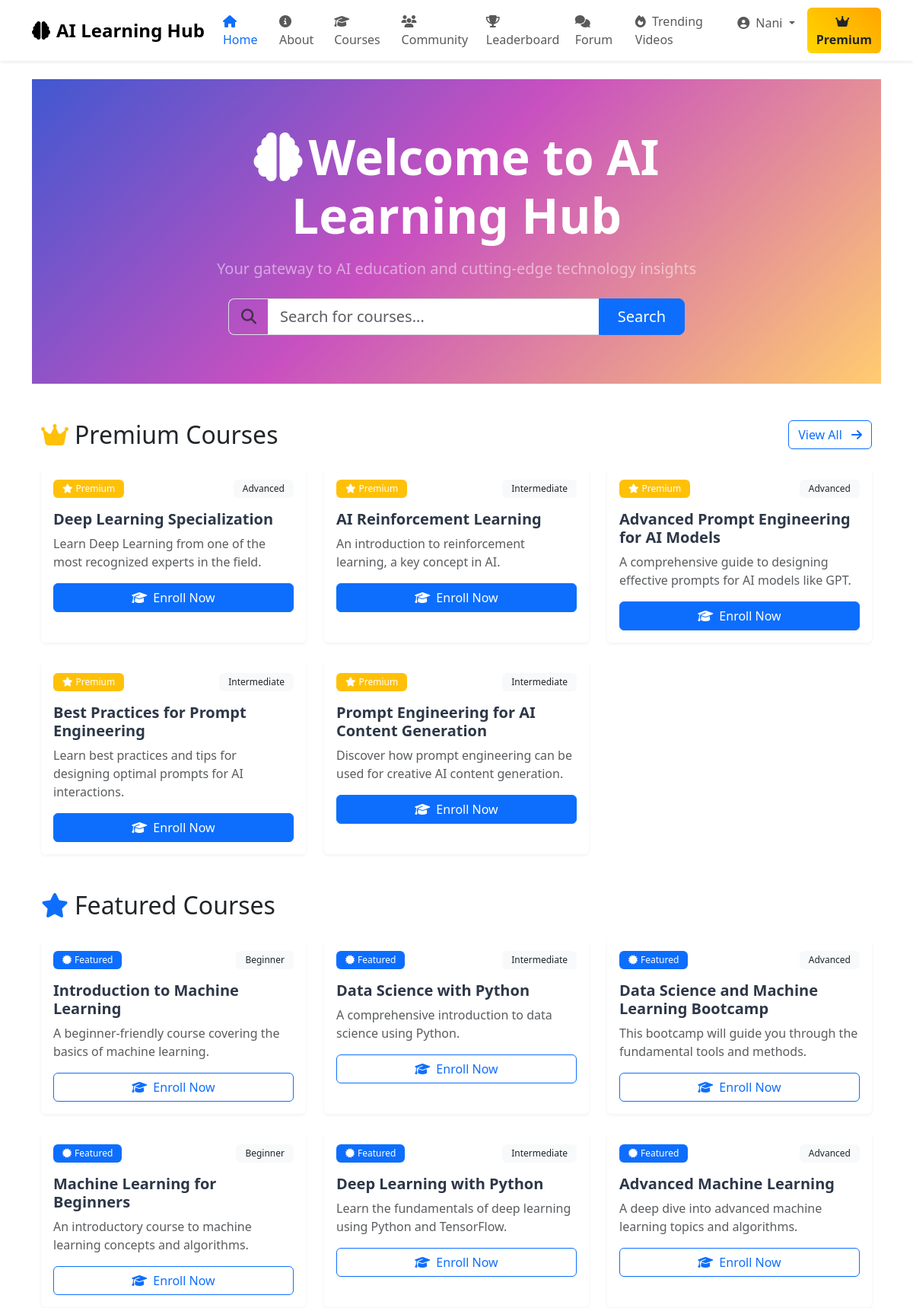
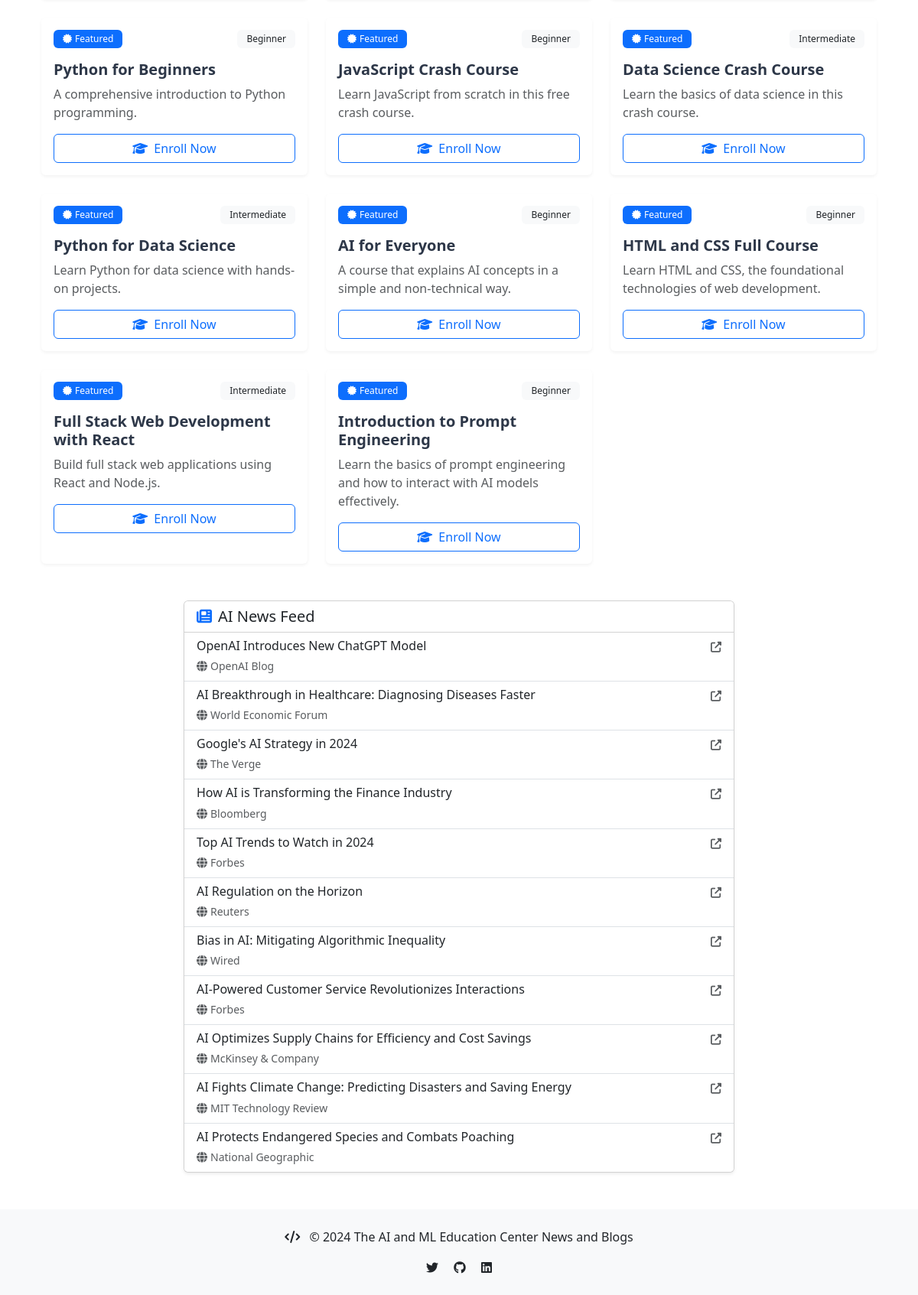
The page / (signed in) on the database its author committed (2 pictures, top to bottom).
### apps/models.py (models this page shows, shortened)
class Course(models.Model):
    title = models.CharField(max_length=200)
    description = models.TextField()
    video_url = models.URLField()
    difficulty = models.CharField(max_length=20, choices=[
        ('beginner', 'Beginner'),
        ('intermediate', 'Intermediate'),
        ('advanced', 'Advanced')
    ])
    is_premium = models.BooleanField(default=False)
    category = models.ForeignKey(Category, on_delete=models.CASCADE)
    slug = models.SlugField(null=True, blank=True)
    interests = models.ManyToManyField(
        Interest, related_name='courses', blank=True)  # New field

### apps/views.py (the view)
# urls.py: 2. Add a URL to urlpatterns:  path('', views.home, name='home')
@login_required
def home(request):
    courses = Course.objects.all()
    articles = Article.objects.all()[:5]
    premium_courses = courses.filter(is_premium=True)
    regular_courses = courses.filter(is_premium=False)
    news_feed = [
        {
            "title": "OpenAI Introduces New ChatGPT Model",
            "url": "https://openai.com/blog/introducing-chatgpt-4/",
            "source": "OpenAI Blog"
        },
        {
            "title": "AI Breakthrough in Healthcare: Diagnosing Diseases Faster",
            "url": "https://www.weforum.org/agenda/2024/09/how-ai-is-improving-diagnostics-and-health-outcomes-transforming-healthcare",
            "source": "World Economic Forum"  # Updated source based on real article
        },
        {
            "title": "Google's AI Strategy in 2024",
            "url": "https://www.theverge.com/2024/8/12/22073124/google-ai-strategy-deepmind-lamda",
            "source": "The Verge"
        },
        {
            "title": "How AI is Transforming the Finance Industry",
            "url": "https://www.bloomberg.com/news/articles/2024-09-26/how-ai-is-reshaping-finance",
            "source": "Bloomberg"
        },
        {
            "title": "Top AI Trends to Watch in 2024",
            "url": "https://www.forbes.com/sites/bernardmarr/2024/01/10/top-10-artificial-intelligence-trends-to-watch-in-2024/",
            "source": "Forbes"
        },
        {
            "title": "AI Regulation on the Horizon",
            "url": "https://www.reuters.com/technology/governments-race-regulate-ai-tools-2023-10-13/",
            "source": "Reuters"
        },
        {
            "title": "Bias in AI: Mitigating Algorithmic Inequality",
            "url": "https://www.wired.com/story/recruiters-ai-application-overload/",
            "source": "Wired"
        },
        {
            "title": "AI-Powered Customer Service Revolutionizes Interactions",
            "url": "https://www.forbes.com/sites/sunilrajaraman/2024/06/18/ai-driven-customer-service-is-gaining-steam/",
            "source": "Forbes"
        },
        {
            "title": "AI Optimizes Supply Chains for Efficiency and Cost Savings",
            "url": "https://www.mckinsey.com/industries/metals-and-mining/our-insights/succeeding-in-the-ai-supply-chain-revolution",
            "source": "McKinsey & Company"
        },
        {
            "title": "AI Fights Climate Change: Predicting Disasters and Saving Energy",
            "url": "https://www.technologyreview.com/topic/climate-change/",
            "source": "MIT Technology Review"
        },
        {
            "title": "AI Protects Endangered Species and Combats Poaching",
            "url": "https://www.nationalgeographic.com/animals/article/artificial-intelligence-counts-wild-animals",
            "source": "National Geographic"
        }
    ]
    context = {
        'courses': courses,
        'premium_courses': premium_courses,
        'regular_courses': regular_courses,
        'articles': articles,
        'news_feed': news_feed
    }
    return render(request, 'index.html', context)

### apps/models.py (called while the page is built)
    def has_premium_access(self):
        return self.subscription_status

### apps/templates/index.html (shortened to what this page needs)
{% extends 'base.html' %}
{% block content %}
<div class="hero-section position-relative overflow-hidden py-5 mb-5">
    <div class="container position-relative z-index-1">
        <div class="row align-items-center">
            <div class="col-lg-8 mx-auto text-center">
                <h1 class="display-3 fw-bold text-white mb-3">
                    <i class="fas fa-brain me-2"></i>Welcome to AI Learning Hub
                </h1>
                <p class="lead text-white-50 mb-4">Your gateway to AI education and cutting-edge technology insights</p>
                <form method="GET" action="{% url 'blog:course_search' %}" class="search-form">
                    <div class="input-group input-group-lg">
                        <span class="input-group-text bg-transparent border-end-0">
                            <i class="fas fa-search text-muted"></i>
                        </span>
                        <input type="text" name="q" class="form-control border-start-0"
                               placeholder="Search for courses..." required>
                        <button class="btn btn-primary px-4" type="submit">
                            Search
                        </button>
                    </div>
                </form>
            </div>
        </div>
    </div>
</div>
<div class="container mb-5">
    <div class="d-flex justify-content-between align-items-center mb-4">
        <h2 class="mb-0">
            <i class="fas fa-crown text-warning me-2"></i>Premium Courses
        </h2>
        <a href="{% url 'blog:premium_dashboard' %}" class="btn btn-outline-primary">
            View All <i class="fas fa-arrow-right ms-2"></i>
        </a>
    </div>
    <div class="row g-4">
        {% for course in premium_courses %}
        <div class="col-md-6 col-lg-4">
            <div class="card h-100 course-card">
                <div class="card-body">
                    <div class="d-flex justify-content-between mb-3">
                        <span class="badge bg-warning">
                            <i class="fas fa-star me-1"></i>Premium
                        </span>
                        <span class="badge bg-light text-dark">
                            {{ course.get_difficulty_display }}
                        </span>
                    </div>
                    <h5 class="card-title">{{ course.title }}</h5>
                    <p class="card-text text-muted">{{ course.description|truncatewords:20 }}</p>
                    <div class="mt-3">
                        <a href="{% url 'blog:course_detail' course.slug %}"
                           class="btn btn-primary w-100">
                            <i class="fas fa-graduation-cap me-2"></i>Enroll Now
                        </a>
                    </div>
                </div>
            </div>
        </div>
        {% endfor %}
    </div>
</div>
<div class="container mb-5">
    <div class="d-flex justify-content-between align-items-center mb-4">
        <h2 class="mb-0">
            <i class="fas fa-star text-primary me-2"></i>Featured Courses
        </h2>
    </div>
    <div class="row g-4">
        {% for course in regular_courses %}
        <div class="col-md-6 col-lg-4">
            <div class="card h-100 course-card">
                <div class="card-body">
                    <div class="d-flex justify-content-between mb-3">
                        <span class="badge bg-primary">
                            <i class="fas fa-certificate me-1"></i>Featured
                        </span>
                        <span class="badge bg-light text-dark">
                            {{ course.get_difficulty_display }}
                        </span>
                    </div>
                    <h5 class="card-title">{{ course.title }}</h5>
                    <p class="card-text text-muted">{{ course.description|truncatewords:20 }}</p>
                    <div class="mt-3">
                        <a href="{% url 'blog:course_detail' course.slug %}"
                           class="btn btn-outline-primary w-100">
                            <i class="fas fa-graduation-cap me-2"></i>Enroll Now
                        </a>
                    </div>
                </div>
            </div>
        </div>
        {% endfor %}
    </div>
</div>
<div class="container mb-5">
    <div class="row">
        <div class="col-lg-8 mx-auto">
            <div class="card shadow-sm">
                <div class="card-header bg-white">
                    <h2 class="h5 mb-0">
                        <i class="fas fa-newspaper text-primary me-2"></i>AI News Feed
                    </h2>
                </div>
                <div class="list-group list-group-flush">
                    {% for news in news_feed %}
                    <a href="{{ news.url }}" target="_blank"
                       class="list-group-item list-group-item-action">
                        <div class="d-flex w-100 justify-content-between">
                            <h6 class="mb-1">{{ news.title }}</h6>
                            <small class="text-muted">
                                <i class="fas fa-external-link-alt"></i>
                            </small>
                        </div>
                        <small class="text-muted">
                            <i class="fas fa-globe me-1"></i>{{ news.source }}
                        </small>
                    </a>
                    {% empty %}
                    <div class="list-group-item text-center py-4">
                        <i class="fas fa-newspaper text-muted fa-2x mb-2"></i>
                        <p class="text-muted mb-0">No news articles available.</p>
                    </div>
                    {% endfor %}
                </div>
            </div>
        </div>
    </div>
</div>
{% endblock content %}

### apps/templates/base.html (shortened to what this page needs)
<!DOCTYPE html>
<html lang="en">
<head>
    <link href="https://cdn.jsdelivr.net/npm/bootstrap@5.3.0/dist/css/bootstrap.min.css" rel="stylesheet">
    <link href="https://cdnjs.cloudflare.com/ajax/libs/font-awesome/6.4.0/css/all.min.css" rel="stylesheet">
</head>
<body>
<nav class="navbar navbar-expand-lg navbar-light bg-white">
    <div class="container">
        <a class="navbar-brand" href="/">
            <i class="fas fa-brain me-2"></i>AI Learning Hub
        </a>
        <div class="collapse navbar-collapse" id="navbarNav">
            <ul class="navbar-nav me-auto mb-2 mb-lg-0">
                <li class="nav-item">
                    <a class="nav-link {% if request.path == '/' %}active{% endif %}" href="/">
                        <i class="fas fa-home me-1"></i> Home
                    </a>
                </li>
                <li class="nav-item">
                    <a class="nav-link {% if request.path == '/about/' %}active{% endif %}" href="/about/">
                        <i class="fas fa-info-circle me-1"></i> About
                    </a>
                </li>
                <li class="nav-item">
                    <a class="nav-link {% if request.path == '/courses/' %}active{% endif %}" href="/courses/">
                        <i class="fas fa-graduation-cap me-1"></i> Courses
                    </a>
                </li>
                <li class="nav-item">
                    <a class="nav-link {% if request.path == '/blog/' %}active{% endif %}" href="/blog/">
                        <i class="fas fa-users me-1"></i> Community
                    </a>
                </li>
                <li class="nav-item">
                    <a class="nav-link {% if request.path == '/leaderboard/' %}active{% endif %}" href="{% url 'blog:leaderboard' %}">
                        <i class="fas fa-trophy me-1"></i> Leaderboard
                    </a>
                </li>
                <li class="nav-item">
                    <a class="nav-link {% if request.path == '/forum/' %}active{% endif %}" href="{% url 'blog:forum_list' %}">
                        <i class="fas fa-comments me-1"></i> Forum
                    </a>
                </li>
                <li class="nav-item">
                    <a class="nav-link {% if request.path == '/trending-videos/' %}active{% endif %}" href="{% url 'blog:trending_videos' %}">
                        <i class="fas fa-fire me-1"></i> Trending Videos
                    </a>
                </li>
            </ul>
            <ul class="navbar-nav ms-auto">
                {% if user.is_authenticated %}
                    <li class="nav-item dropdown">
                        <a class="nav-link dropdown-toggle" href="#" id="navbarDropdown" role="button"
                           data-bs-toggle="dropdown" aria-expanded="false">
                            <i class="fas fa-user-circle me-1"></i> {{ user.username }}
                        </a>
                    </li>
                    {% if user.userprofile.has_premium_access %}
                        <li class="nav-item ms-lg-2 mt-2 mt-lg-0">
                            <span class="btn premium-badge">
                                <i class="fas fa-crown me-1"></i> Premium
                            </span>
                        </li>
                    {% else %}
                        <li class="nav-item ms-lg-2 mt-2 mt-lg-0">
                            <a href="{% url 'blog:upgrade_to_premium' %}" class="btn upgrade-btn text-white">
                                <i class="fas fa-star me-1"></i> Upgrade to Premium
                            </a>
                        </li>
                    {% endif %}
                {% else %}
                    <li class="nav-item mt-2 mt-lg-0">
                        <a href="{% url 'blog:register' %}" class="btn btn-primary">
                            <i class="fas fa-user-plus me-1"></i> Register
                        </a>
                    </li>
                {% endif %}
            </ul>
        </div>
    </div>
</nav>
<main class="container mt-4">
    {% block content %}{% endblock %}
</main>
<footer class="bg-light text-center p-4 mt-5">
    <div class="container">
        <div class="row">
            <div class="col-12">
                <p class="mb-0">
                    <i class="fas fa-code me-2"></i>
                    &copy; {% now "Y" %} The AI and ML Education Center News and Blogs
                </p>
                <div class="mt-3">
                    <a href="#" class="text-decoration-none text-dark mx-2">
                        <i class="fab fa-twitter"></i>
                    </a>
                    <a href="#" class="text-decoration-none text-dark mx-2">
                        <i class="fab fa-github"></i>
                    </a>
                    <a href="#" class="text-decoration-none text-dark mx-2">
                        <i class="fab fa-linkedin"></i>
                    </a>
                </div>
            </div>
        </div>
    </div>
</footer>
</body>
</html>

### apps/templates/base.html (style rules this page uses)
.navbar { box-shadow: 0 2px 4px rgba(0,0,0,.08); }
.navbar-brand { font-weight: 600; font-size: 1.5rem; }
.nav-link { font-weight: 500; transition: color 0.3s ease; }
.nav-link.active { color: #0d6efd !important; }
.premium-badge { background: linear-gradient(45deg, #FFD700, #FFA500); border: none; font-weight: 600; }

### apps/templates/index.html (style rules this page uses)
.hero-section { background: linear-gradient(135deg, #4158D0 0%, #C850C0 46%, #FFCC70 100%); min-height: 400px; display: flex; align-items: center; }
.search-form { max-width: 600px; margin: 0 auto; }
.course-card { transition: transform 0.3s ease, box-shadow 0.3s ease; border: none; box-shadow: 0 2px 4px rgba(0,0,0,.05); }
.card-title { color: #2d3748; font-weight: 600; }
.badge { padding: 0.5em 1em; font-weight: 500; }

### rows shown on the page
Course: difficulty "Advanced", title "Deep Learning Specialization", description "Learn Deep Learning from one of the most recognized experts in the field."
Course: difficulty "Intermediate", title "AI Reinforcement Learning", description "An introduction to reinforcement learning, a key concept in AI."
Course: difficulty "Advanced", title "Advanced Prompt Engineering for AI Models", description "A comprehensive guide to designing effective prompts for AI models like GPT."
Course: difficulty "Intermediate", title "Best Practices for Prompt Engineering", description "Learn best practices and tips for designing optimal prompts for AI interactions."
Course: difficulty "Intermediate", title "Prompt Engineering for AI Content Generation", description "Discover how prompt engineering can be used for creative AI content generation."
Course: difficulty "Beginner", title "Introduction to Machine Learning", description "A beginner-friendly course covering the basics of machine learning."
Course: difficulty "Intermediate", title "Data Science with Python", description "A comprehensive introduction to data science using Python."
Course: difficulty "Advanced", title "Data Science and Machine Learning Bootcamp", description "This bootcamp will guide you through the fundamental tools and methods."
Course: difficulty "Beginner", title "Machine Learning for Beginners", description "An introductory course to machine learning concepts and algorithms."
Course: difficulty "Intermediate", title "Deep Learning with Python", description "Learn the fundamentals of deep learning using Python and TensorFlow."
Course: difficulty "Advanced", title "Advanced Machine Learning", description "A deep dive into advanced machine learning topics and algorithms."
Course: difficulty "Beginner", title "Python for Beginners", description "A comprehensive introduction to Python programming."
Course: difficulty "Beginner", title "JavaScript Crash Course", description "Learn JavaScript from scratch in this free crash course."
Course: difficulty "Intermediate", title "Data Science Crash Course", description "Learn the basics of data science in this crash course."
Course: difficulty "Intermediate", title "Python for Data Science", description "Learn Python for data science with hands-on projects."
Course: difficulty "Beginner", title "AI for Everyone", description "A course that explains AI concepts in a simple and non-technical way."
Course: difficulty "Beginner", title "HTML and CSS Full Course", description "Learn HTML and CSS, the foundational technologies of web development."
Course: difficulty "Intermediate", title "Full Stack Web Development with React", description "Build full stack web applications using React and Node.js."
Course: difficulty "Beginner", title "Introduction to Prompt Engineering", description "Learn the basics of prompt engineering and how to interact with AI models effectively."

### other values the page prints
{{ user.username }} "Nani"
{{ news.title }} "OpenAI Introduces New ChatGPT Model" "AI Breakthrough in Healthcare: Diagnosing Diseases Faster" "Google's AI Strategy in 2024" "How AI is Transforming the Finance Industry" "Top AI Trends to Watch in 2024" "AI Regulation on the Horizon" "Bias in AI: Mitigating Algorithmic Inequality" "AI-Powered Customer Service Revolutionizes Interactions" "AI Optimizes Supply Chains for Efficiency and Cost Savings" "AI Fights Climate Change: Predicting Disasters and Saving Energy" "AI Protects Endangered Species and Combats Poaching"
{{ news.source }} "OpenAI Blog" "World Economic Forum" "The Verge" "Bloomberg" "Forbes" "Reuters" "Wired" "Forbes" "McKinsey & Company" "MIT Technology Review" "National Geographic"
